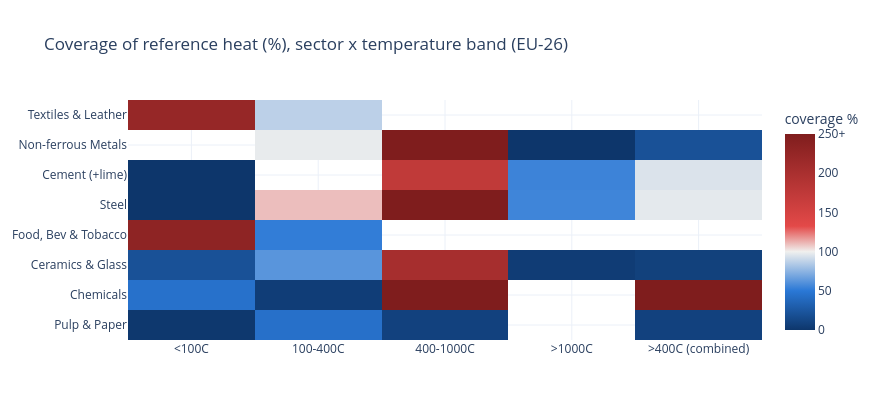

The cell this chart's notebook holds for it:
### Markdown cell above
## Sector x temperature band

EU-26 totals, same band mapping as above. Cells with reference < 0.5 TWh are
blanked; hover shows both magnitudes. Together with the sector and band cuts,
this pinpoints *which sector's* heat sits in the wrong band or is missing.

### Code cell
# bottom-up: sector x band (same rescaled basis as bb above)
gs = bb.groupby("sector")
bu_sb = pd.DataFrame({
    "<100C": gs[BAND_COLS[0]].sum(),
    "100-400C": gs[BAND_COLS[1]].sum() + gs[BAND_COLS[2]].sum(),
    "400-1000C": gs[BAND_COLS[3]].sum(),
    ">1000C": gs[BAND_COLS[4]].sum(),
}) / 3600

# reference: sector x band summed over the 26 country files
ref_parts = []
for f in sorted(REF_DIR.glob("industry_useful_energy_demand_*.csv")):
    if "EU27" in f.stem:
        continue
    d = pd.read_csv(f)
    d["band"] = d["energy_demand_type"].map(ROWMAP)
    m = d.dropna(subset=["band"]).melt(
        id_vars="band", value_vars=list(REF_COLS))
    m["sector"] = m["variable"].map(REF_COLS)
    ref_parts.append(m)
ref_sb = (pd.concat(ref_parts).groupby(["sector", "band"])["value"].sum()
          .unstack()[BANDS4])
bu_sb = bu_sb.reindex(ref_sb.index).fillna(0)

sb = pd.concat({"bottom_up_twh": bu_sb, "reference_twh": ref_sb}, axis=1).round(3)
sb.to_csv(ROOT / "heat_demand/analysis_outputs/heat_by_sector_band_comparison.csv")

cov_sb = 100 * bu_sb / ref_sb
cov_sb[">400C (combined)"] = 100 * (bu_sb["400-1000C"] + bu_sb[">1000C"]) / (
    ref_sb["400-1000C"] + ref_sb[">1000C"])
ref_sb_show = ref_sb.copy()
ref_sb_show[">400C (combined)"] = ref_sb["400-1000C"] + ref_sb[">1000C"]
order_s = ref_sb.sum(axis=1).sort_values(ascending=False).index
covS = cov_sb.reindex(order_s).where(ref_sb_show.reindex(order_s) >= 0.5)

fig = go.Figure(go.Heatmap(
    z=covS.clip(upper=250).values, x=covS.columns, y=covS.index,
    zmin=0, zmax=250, zmid=100,
    colorscale=[[0.0, "#0d366b"], [0.2, "#2a78d6"], [0.4, "#f0f0ee"],
                [0.53, "#e34948"], [1.0, "#7f1d1d"]],
    customdata=np.dstack([
        np.nan_to_num(covS.values),
        np.nan_to_num(bu_sb.reindex(order_s)
                      .assign(**{">400C (combined)": bu_sb["400-1000C"] + bu_sb[">1000C"]})
                      .values),
        np.nan_to_num(ref_sb_show.reindex(order_s).values)]),
    hovertemplate="%{y} - %{x}<br>coverage %{customdata[0]:.0f}%"
                  "<br>bottom-up %{customdata[1]:.1f} TWh"
                  "<br>reference %{customdata[2]:.1f} TWh<extra></extra>",
    colorbar=dict(title="coverage %", tickvals=[0, 50, 100, 150, 200, 250],
                  ticktext=["0", "50", "100", "150", "200", "250+"]),
))
fig.update_layout(title="Coverage of reference heat (%), sector x temperature band (EU-26)",
                  template="plotly_white", height=420, width=880)
fig.show()
sb.round(1)

### Figure 1 — Plotly figure (JSON) as saved in the notebook; plotly's stock layout.template omitted (floating-point values rounded to 4 significant figures)
{"data": [{"colorbar": {"ticktext": ["0", "50", "100", "150", "200", "250+"], "tickvals": [0, 50, 100, 150, 200, 250], "title": {"text": "coverage %"}}, "colorscale": [[0.0, "#0d366b"], [0.2, "#2a78d6"], [0.4, "#f0f0ee"], [0.53, "#e34948"], [1.0, "#7f1d1d"]], "customdata": [1.372, 1.087, 79.22, 44.09, 52.53, 119.2, 8.685, 0.4349, 5.007, 0.0, 0.0, 0.0, 8.685, 0.4349, 5.007, 45.0, 5.3, 11.78, 5.641, 7.067, 125.3, 449.9, 159.5, 35.45, 0.0, 15.06, 0.0, 492.3, 174.5, 35.45, 20.78, 0.3094, 1.489, 61.97, 7.693, 12.41, 204.3, 3.298, 1.614, 4.603, 4.17, 90.59, 8.099, 7.468, 92.2, 232.1, 48.82, 21.04, 52.04, 42.66, 81.98, 0.0, 9.117, 0.0, 0.0, 0.0, 0.0, 0.0, 9.117, 0.0, 0.0, 0.0, 0.5347, 109.6, 8.703, 7.938, 375.3, 44.6, 11.88, 55.3, 43.78, 79.16, 97.07, 88.38, 91.05, 0.0, 0.0, 2.973, 0.0, 6.2, 0.0, 173.8, 42.48, 24.44, 54.75, 26.52, 48.44, 94.68, 69.0, 72.88, 0.0, 0.0, 0.181, 97.87, 7.076, 7.23, 326.0, 3.021, 0.9267, 0.0, 0.0, 13.86, 20.43, 3.021, 14.79, 223.1, 8.279, 3.711, 86.77, 6.773, 7.807, 0.0, 0.0, 0.0, 0.0, 0.0, 0.0, 0.0, 0.0, 0.0], "hovertemplate": "%{y} - %{x}<br>coverage %{customdata[0]:.0f}%<br>bottom-up %{customdata[1]:.1f} TWh<br>reference %{customdata[2]:.1f} TWh<extra></extra>", "type": "heatmap", "x": ["<100C", "100-400C", "400-1000C", ">1000C", ">400C (combined)"], "y": ["Pulp & Paper", "Chemicals", "Ceramics & Glass", "Food, Bev & Tobacco", "Steel", "Cement (+lime)", "Non-ferrous Metals", "Textiles & Leather"], "z": [[1.372, 44.09, 8.685, NaN, 8.685], [45.0, 5.641, 250.0, NaN, 250.0], [20.78, 61.97, 204.3, 4.603, 8.099], [232.1, 52.04, NaN, NaN, NaN], [0.0, 109.6, 250.0, 55.3, 97.07], [0.0, NaN, 173.8, 54.75, 94.68], [NaN, 97.87, 250.0, 0.0, 20.43], [223.1, 86.77, NaN, NaN, NaN]], "zmax": 250, "zmid": 100, "zmin": 0}], "layout": {"height": 420, "title": {"text": "Coverage of reference heat (%), sector x temperature band (EU-26)"}, "width": 880}}
